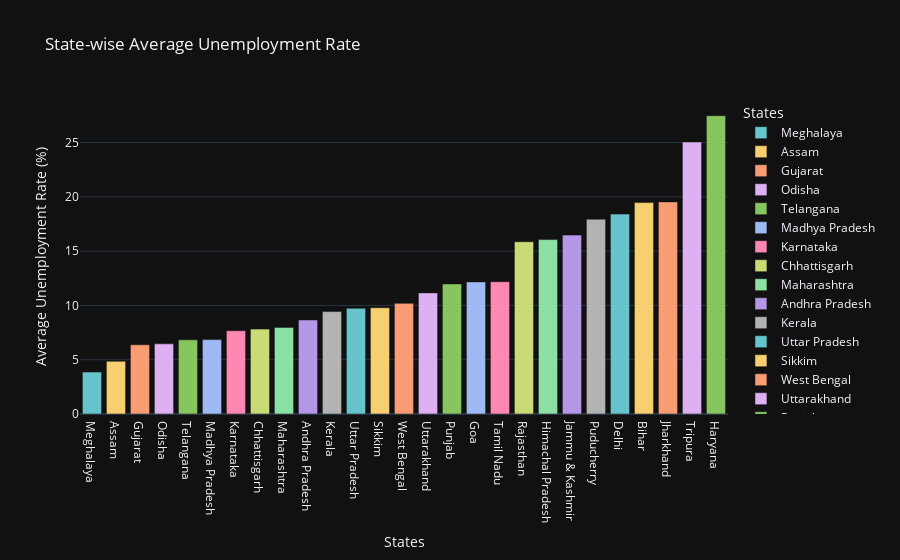

Here is the notebook cell this chart was saved with:
### Markdown cell above
State-wise Average Employment Rate

### Code cell
import plotly.express as px

newDF = df[['Estimated Unemployment Rate (%)', 'States']]
newDF = newDF.groupby('States').mean().reset_index()
newDF = newDF.sort_values('Estimated Unemployment Rate (%)')

fig = px.bar(newDF,
             x='States',
             y='Estimated Unemployment Rate (%)',
             color='States',
             title='State-wise Average Unemployment Rate',
             labels={'Estimated Unemployment Rate (%)': 'Average Unemployment Rate (%)'},
             hover_name='States',
             hover_data={'Estimated Unemployment Rate (%)': True},
             template='plotly_dark',
             color_discrete_sequence=px.colors.qualitative.Pastel,
             text='Estimated Unemployment Rate (%)'
             )

fig.update_layout(xaxis_title='States', yaxis_title='Average Unemployment Rate (%)',
                  hoverlabel=dict(bgcolor="white", font_size=12, font_family="Arial"),
                  uniformtext_minsize=8, uniformtext_mode='hide',
                  )

fig.update_traces(textposition='outside')

fig.show()

### Figure 1 — Plotly figure (JSON) as saved in the notebook; plotly's stock layout.template omitted (floating-point values rounded to 4 significant figures)
{"data": [{"alignmentgroup": "True", "hovertemplate": "<b>%{hovertext}</b><br><br>States=%{x}<br>Average Unemployment Rate (%)=%{text}<extra></extra>", "hovertext": ["Meghalaya"], "legendgroup": "Meghalaya", "marker": {"color": "rgb(102, 197, 204)", "pattern": {"shape": ""}}, "name": "Meghalaya", "offsetgroup": "Meghalaya", "orientation": "v", "showlegend": true, "text": [3.866], "textposition": "outside", "type": "bar", "x": ["Meghalaya"], "xaxis": "x", "y": [3.866], "yaxis": "y"}, {"alignmentgroup": "True", "hovertemplate": "<b>%{hovertext}</b><br><br>States=%{x}<br>Average Unemployment Rate (%)=%{text}<extra></extra>", "hovertext": ["Assam"], "legendgroup": "Assam", "marker": {"color": "rgb(246, 207, 113)", "pattern": {"shape": ""}}, "name": "Assam", "offsetgroup": "Assam", "orientation": "v", "showlegend": true, "text": [4.856], "textposition": "outside", "type": "bar", "x": ["Assam"], "xaxis": "x", "y": [4.856], "yaxis": "y"}, {"alignmentgroup": "True", "hovertemplate": "<b>%{hovertext}</b><br><br>States=%{x}<br>Average Unemployment Rate (%)=%{text}<extra></extra>", "hovertext": ["Gujarat"], "legendgroup": "Gujarat", "marker": {"color": "rgb(248, 156, 116)", "pattern": {"shape": ""}}, "name": "Gujarat", "offsetgroup": "Gujarat", "orientation": "v", "showlegend": true, "text": [6.376], "textposition": "outside", "type": "bar", "x": ["Gujarat"], "xaxis": "x", "y": [6.376], "yaxis": "y"}, {"alignmentgroup": "True", "hovertemplate": "<b>%{hovertext}</b><br><br>States=%{x}<br>Average Unemployment Rate (%)=%{text}<extra></extra>", "hovertext": ["Odisha"], "legendgroup": "Odisha", "marker": {"color": "rgb(220, 176, 242)", "pattern": {"shape": ""}}, "name": "Odisha", "offsetgroup": "Odisha", "orientation": "v", "showlegend": true, "text": [6.462], "textposition": "outside", "type": "bar", "x": ["Odisha"], "xaxis": "x", "y": [6.462], "yaxis": "y"}, {"alignmentgroup": "True", "hovertemplate": "<b>%{hovertext}</b><br><br>States=%{x}<br>Average Unemployment Rate (%)=%{text}<extra></extra>", "hovertext": ["Telangana"], "legendgroup": "Telangana", "marker": {"color": "rgb(135, 197, 95)", "pattern": {"shape": ""}}, "name": "Telangana", "offsetgroup": "Telangana", "orientation": "v", "showlegend": true, "text": [6.833], "textposition": "outside", "type": "bar", "x": ["Telangana"], "xaxis": "x", "y": [6.833], "yaxis": "y"}, {"alignmentgroup": "True", "hovertemplate": "<b>%{hovertext}</b><br><br>States=%{x}<br>Average Unemployment Rate (%)=%{text}<extra></extra>", "hovertext": ["Madhya Pradesh"], "legendgroup": "Madhya Pradesh", "marker": {"color": "rgb(158, 185, 243)", "pattern": {"shape": ""}}, "name": "Madhya Pradesh", "offsetgroup": "Madhya Pradesh", "orientation": "v", "showlegend": true, "text": [6.854], "textposition": "outside", "type": "bar", "x": ["Madhya Pradesh"], "xaxis": "x", "y": [6.854], "yaxis": "y"}, {"alignmentgroup": "True", "hovertemplate": "<b>%{hovertext}</b><br><br>States=%{x}<br>Average Unemployment Rate (%)=%{text}<extra></extra>", "hovertext": ["Karnataka"], "legendgroup": "Karnataka", "marker": {"color": "rgb(254, 136, 177)", "pattern": {"shape": ""}}, "name": "Karnataka", "offsetgroup": "Karnataka", "orientation": "v", "showlegend": true, "text": [7.668], "textposition": "outside", "type": "bar", "x": ["Karnataka"], "xaxis": "x", "y": [7.668], "yaxis": "y"}, {"alignmentgroup": "True", "hovertemplate": "<b>%{hovertext}</b><br><br>States=%{x}<br>Average Unemployment Rate (%)=%{text}<extra></extra>", "hovertext": ["Chhattisgarh"], "legendgroup": "Chhattisgarh", "marker": {"color": "rgb(201, 219, 116)", "pattern": {"shape": ""}}, "name": "Chhattisgarh", "offsetgroup": "Chhattisgarh", "orientation": "v", "showlegend": true, "text": [7.819], "textposition": "outside", "type": "bar", "x": ["Chhattisgarh"], "xaxis": "x", "y": [7.819], "yaxis": "y"}, {"alignmentgroup": "True", "hovertemplate": "<b>%{hovertext}</b><br><br>States=%{x}<br>Average Unemployment Rate (%)=%{text}<extra></extra>", "hovertext": ["Maharashtra"], "legendgroup": "Maharashtra", "marker": {"color": "rgb(139, 224, 164)", "pattern": {"shape": ""}}, "name": "Maharashtra", "offsetgroup": "Maharashtra", "orientation": "v", "showlegend": true, "text": [7.979], "textposition": "outside", "type": "bar", "x": ["Maharashtra"], "xaxis": "x", "y": [7.979], "yaxis": "y"}, {"alignmentgroup": "True", "hovertemplate": "<b>%{hovertext}</b><br><br>States=%{x}<br>Average Unemployment Rate (%)=%{text}<extra></extra>", "hovertext": ["Andhra Pradesh"], "legendgroup": "Andhra Pradesh", "marker": {"color": "rgb(180, 151, 231)", "pattern": {"shape": ""}}, "name": "Andhra Pradesh", "offsetgroup": "Andhra Pradesh", "orientation": "v", "showlegend": true, "text": [8.664], "textposition": "outside", "type": "bar", "x": ["Andhra Pradesh"], "xaxis": "x", "y": [8.664], "yaxis": "y"}, {"alignmentgroup": "True", "hovertemplate": "<b>%{hovertext}</b><br><br>States=%{x}<br>Average Unemployment Rate (%)=%{text}<extra></extra>", "hovertext": ["Kerala"], "legendgroup": "Kerala", "marker": {"color": "rgb(179, 179, 179)", "pattern": {"shape": ""}}, "name": "Kerala", "offsetgroup": "Kerala", "orientation": "v", "showlegend": true, "text": [9.434], "textposition": "outside", "type": "bar", "x": ["Kerala"], "xaxis": "x", "y": [9.434], "yaxis": "y"}, {"alignmentgroup": "True", "hovertemplate": "<b>%{hovertext}</b><br><br>States=%{x}<br>Average Unemployment Rate (%)=%{text}<extra></extra>", "hovertext": ["Uttar Pradesh"], "legendgroup": "Uttar Pradesh", "marker": {"color": "rgb(102, 197, 204)", "pattern": {"shape": ""}}, "name": "Uttar Pradesh", "offsetgroup": "Uttar Pradesh", "orientation": "v", "showlegend": true, "text": [9.737], "textposition": "outside", "type": "bar", "x": ["Uttar Pradesh"], "xaxis": "x", "y": [9.737], "yaxis": "y"}, {"alignmentgroup": "True", "hovertemplate": "<b>%{hovertext}</b><br><br>States=%{x}<br>Average Unemployment Rate (%)=%{text}<extra></extra>", "hovertext": ["Sikkim"], "legendgroup": "Sikkim", "marker": {"color": "rgb(246, 207, 113)", "pattern": {"shape": ""}}, "name": "Sikkim", "offsetgroup": "Sikkim", "orientation": "v", "showlegend": true, "text": [9.793], "textposition": "outside", "type": "bar", "x": ["Sikkim"], "xaxis": "x", "y": [9.793], "yaxis": "y"}, {"alignmentgroup": "True", "hovertemplate": "<b>%{hovertext}</b><br><br>States=%{x}<br>Average Unemployment Rate (%)=%{text}<extra></extra>", "hovertext": ["West Bengal"], "legendgroup": "West Bengal", "marker": {"color": "rgb(248, 156, 116)", "pattern": {"shape": ""}}, "name": "West Bengal", "offsetgroup": "West Bengal", "orientation": "v", "showlegend": true, "text": [10.19], "textposition": "outside", "type": "bar", "x": ["West Bengal"], "xaxis": "x", "y": [10.19], "yaxis": "y"}, {"alignmentgroup": "True", "hovertemplate": "<b>%{hovertext}</b><br><br>States=%{x}<br>Average Unemployment Rate (%)=%{text}<extra></extra>", "hovertext": ["Uttarakhand"], "legendgroup": "Uttarakhand", "marker": {"color": "rgb(220, 176, 242)", "pattern": {"shape": ""}}, "name": "Uttarakhand", "offsetgroup": "Uttarakhand", "orientation": "v", "showlegend": true, "text": [11.16], "textposition": "outside", "type": "bar", "x": ["Uttarakhand"], "xaxis": "x", "y": [11.16], "yaxis": "y"}, {"alignmentgroup": "True", "hovertemplate": "<b>%{hovertext}</b><br><br>States=%{x}<br>Average Unemployment Rate (%)=%{text}<extra></extra>", "hovertext": ["Punjab"], "legendgroup": "Punjab", "marker": {"color": "rgb(135, 197, 95)", "pattern": {"shape": ""}}, "name": "Punjab", "offsetgroup": "Punjab", "orientation": "v", "showlegend": true, "text": [11.98], "textposition": "outside", "type": "bar", "x": ["Punjab"], "xaxis": "x", "y": [11.98], "yaxis": "y"}, {"alignmentgroup": "True", "hovertemplate": "<b>%{hovertext}</b><br><br>States=%{x}<br>Average Unemployment Rate (%)=%{text}<extra></extra>", "hovertext": ["Goa"], "legendgroup": "Goa", "marker": {"color": "rgb(158, 185, 243)", "pattern": {"shape": ""}}, "name": "Goa", "offsetgroup": "Goa", "orientation": "v", "showlegend": true, "text": [12.17], "textposition": "outside", "type": "bar", "x": ["Goa"], "xaxis": "x", "y": [12.17], "yaxis": "y"}, {"alignmentgroup": "True", "hovertemplate": "<b>%{hovertext}</b><br><br>States=%{x}<br>Average Unemployment Rate (%)=%{text}<extra></extra>", "hovertext": ["Tamil Nadu"], "legendgroup": "Tamil Nadu", "marker": {"color": "rgb(254, 136, 177)", "pattern": {"shape": ""}}, "name": "Tamil Nadu", "offsetgroup": "Tamil Nadu", "orientation": "v", "showlegend": true, "text": [12.19], "textposition": "outside", "type": "bar", "x": ["Tamil Nadu"], "xaxis": "x", "y": [12.19], "yaxis": "y"}, {"alignmentgroup": "True", "hovertemplate": "<b>%{hovertext}</b><br><br>States=%{x}<br>Average Unemployment Rate (%)=%{text}<extra></extra>", "hovertext": ["Rajasthan"], "legendgroup": "Rajasthan", "marker": {"color": "rgb(201, 219, 116)", "pattern": {"shape": ""}}, "name": "Rajasthan", "offsetgroup": "Rajasthan", "orientation": "v", "showlegend": true, "text": [15.87], "textposition": "outside", "type": "bar", "x": ["Rajasthan"], "xaxis": "x", "y": [15.87], "yaxis": "y"}, {"alignmentgroup": "True", "hovertemplate": "<b>%{hovertext}</b><br><br>States=%{x}<br>Average Unemployment Rate (%)=%{text}<extra></extra>", "hovertext": ["Himachal Pradesh"], "legendgroup": "Himachal Pradesh", "marker": {"color": "rgb(139, 224, 164)", "pattern": {"shape": ""}}, "name": "Himachal Pradesh", "offsetgroup": "Himachal Pradesh", "orientation": "v", "showlegend": true, "text": [16.07], "textposition": "outside", "type": "bar", "x": ["Himachal Pradesh"], "xaxis": "x", "y": [16.07], "yaxis": "y"}, {"alignmentgroup": "True", "hovertemplate": "<b>%{hovertext}</b><br><br>States=%{x}<br>Average Unemployment Rate (%)=%{text}<extra></extra>", "hovertext": ["Jammu & Kashmir"], "legendgroup": "Jammu & Kashmir", "marker": {"color": "rgb(180, 151, 231)", "pattern": {"shape": ""}}, "name": "Jammu & Kashmir", "offsetgroup": "Jammu & Kashmir", "orientation": "v", "showlegend": true, "text": [16.48], "textposition": "outside", "type": "bar", "x": ["Jammu & Kashmir"], "xaxis": "x", "y": [16.48], "yaxis": "y"}, {"alignmentgroup": "True", "hovertemplate": "<b>%{hovertext}</b><br><br>States=%{x}<br>Average Unemployment Rate (%)=%{text}<extra></extra>", "hovertext": ["Puducherry"], "legendgroup": "Puducherry", "marker": {"color": "rgb(179, 179, 179)", "pattern": {"shape": ""}}, "name": "Puducherry", "offsetgroup": "Puducherry", "orientation": "v", "showlegend": true, "text": [17.94], "textposition": "outside", "type": "bar", "x": ["Puducherry"], "xaxis": "x", "y": [17.94], "yaxis": "y"}, {"alignmentgroup": "True", "hovertemplate": "<b>%{hovertext}</b><br><br>States=%{x}<br>Average Unemployment Rate (%)=%{text}<extra></extra>", "hovertext": ["Delhi"], "legendgroup": "Delhi", "marker": {"color": "rgb(102, 197, 204)", "pattern": {"shape": ""}}, "name": "Delhi", "offsetgroup": "Delhi", "orientation": "v", "showlegend": true, "text": [18.41], "textposition": "outside", "type": "bar", "x": ["Delhi"], "xaxis": "x", "y": [18.41], "yaxis": "y"}, {"alignmentgroup": "True", "hovertemplate": "<b>%{hovertext}</b><br><br>States=%{x}<br>Average Unemployment Rate (%)=%{text}<extra></extra>", "hovertext": ["Bihar"], "legendgroup": "Bihar", "marker": {"color": "rgb(246, 207, 113)", "pattern": {"shape": ""}}, "name": "Bihar", "offsetgroup": "Bihar", "orientation": "v", "showlegend": true, "text": [19.47], "textposition": "outside", "type": "bar", "x": ["Bihar"], "xaxis": "x", "y": [19.47], "yaxis": "y"}, {"alignmentgroup": "True", "hovertemplate": "<b>%{hovertext}</b><br><br>States=%{x}<br>Average Unemployment Rate (%)=%{text}<extra></extra>", "hovertext": ["Jharkhand"], "legendgroup": "Jharkhand", "marker": {"color": "rgb(248, 156, 116)", "pattern": {"shape": ""}}, "name": "Jharkhand", "offsetgroup": "Jharkhand", "orientation": "v", "showlegend": true, "text": [19.54], "textposition": "outside", "type": "bar", "x": ["Jharkhand"], "xaxis": "x", "y": [19.54], "yaxis": "y"}, {"alignmentgroup": "True", "hovertemplate": "<b>%{hovertext}</b><br><br>States=%{x}<br>Average Unemployment Rate (%)=%{text}<extra></extra>", "hovertext": ["Tripura"], "legendgroup": "Tripura", "marker": {"color": "rgb(220, 176, 242)", "pattern": {"shape": ""}}, "name": "Tripura", "offsetgroup": "Tripura", "orientation": "v", "showlegend": true, "text": [25.05], "textposition": "outside", "type": "bar", "x": ["Tripura"], "xaxis": "x", "y": [25.05], "yaxis": "y"}, {"alignmentgroup": "True", "hovertemplate": "<b>%{hovertext}</b><br><br>States=%{x}<br>Average Unemployment Rate (%)=%{text}<extra></extra>", "hovertext": ["Haryana"], "legendgroup": "Haryana", "marker": {"color": "rgb(135, 197, 95)", "pattern": {"shape": ""}}, "name": "Haryana", "offsetgroup": "Haryana", "orientation": "v", "showlegend": true, "text": [27.48], "textposition": "outside", "type": "bar", "x": ["Haryana"], "xaxis": "x", "y": [27.48], "yaxis": "y"}], "layout": {"barmode": "relative", "hoverlabel": {"bgcolor": "white", "font": {"family": "Arial", "size": 12}}, "legend": {"title": {"text": "States"}, "tracegroupgap": 0}, "title": {"text": "State-wise Average Unemployment Rate"}, "uniformtext": {"minsize": 8, "mode": "hide"}, "xaxis": {"anchor": "y", "categoryarray": ["Meghalaya", "Assam", "Gujarat", "Odisha", "Telangana", "Madhya Pradesh", "Karnataka", "Chhattisgarh", "Maharashtra", "Andhra Pradesh", "Kerala", "Uttar Pradesh", "Sikkim", "West Bengal", "Uttarakhand", "Punjab", "Goa", "Tamil Nadu", "Rajasthan", "Himachal Pradesh", "Jammu & Kashmir", "Puducherry", "Delhi", "Bihar", "Jharkhand", "Tripura", "Haryana"], "categoryorder": "array", "domain": [0, 1], "title": {"text": "States"}}, "yaxis": {"anchor": "x", "domain": [0, 1], "title": {"text": "Average Unemployment Rate (%)"}}}}
